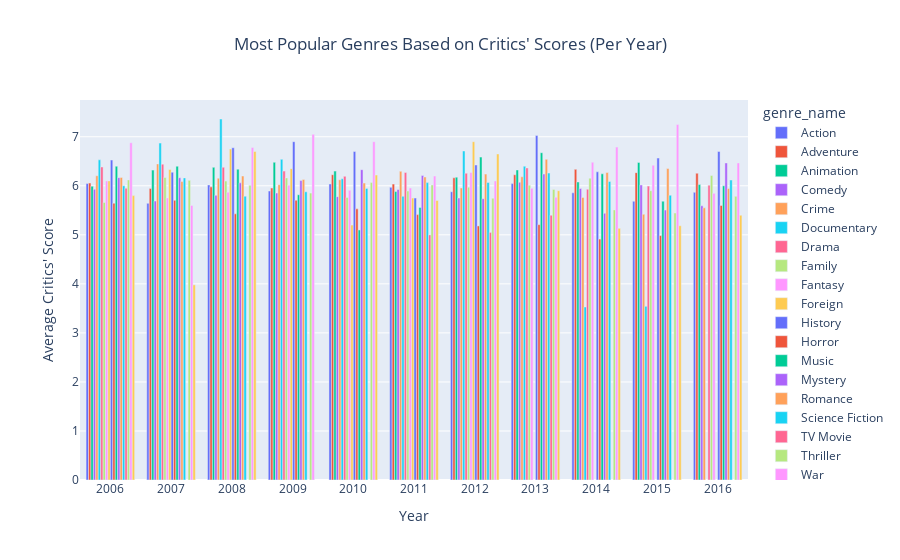

This figure's notebook cell:
### Code cell
fig_critics = px.bar(
    critics_yearly,
    x='release_year',
    y='rt_critics_score',
    color='genre_name',
    title='Most Popular Genres Based on Critics\' Scores (Per Year)',
    labels={'release_year': 'Year', 'rt_critics_score': 'Average Critics\' Score'},
    barmode='group'
)

fig_critics.update_layout(
    xaxis_title='Year',
    yaxis_title='Average Critics\' Score',
    title_x=0.5,
    xaxis=dict(tickmode='linear', dtick=1)
)

# Show plot
fig_critics.show()

### Figure 1 — Plotly figure (JSON) as saved in the notebook; plotly's stock layout.template omitted (floating-point values rounded to 4 significant figures)
{"data": [{"alignmentgroup": "True", "hovertemplate": "genre_name=Action<br>Year=%{x}<br>Average Critics' Score=%{y}<extra></extra>", "legendgroup": "Action", "marker": {"color": "#636efa", "pattern": {"shape": ""}}, "name": "Action", "offsetgroup": "Action", "orientation": "v", "showlegend": true, "textposition": "auto", "type": "bar", "x": [2006, 2007, 2008, 2009, 2010, 2011, 2012, 2013, 2014, 2015, 2016], "xaxis": "x", "y": [6.046, 5.643, 6.017, 5.894, 6.039, 5.969, 5.879, 6.045, 5.857, 5.685, 5.867], "yaxis": "y"}, {"alignmentgroup": "True", "hovertemplate": "genre_name=Adventure<br>Year=%{x}<br>Average Critics' Score=%{y}<extra></extra>", "legendgroup": "Adventure", "marker": {"color": "#EF553B", "pattern": {"shape": ""}}, "name": "Adventure", "offsetgroup": "Adventure", "orientation": "v", "showlegend": true, "textposition": "auto", "type": "bar", "x": [2006, 2007, 2008, 2009, 2010, 2011, 2012, 2013, 2014, 2015, 2016], "xaxis": "x", "y": [6.056, 5.944, 5.978, 5.956, 6.227, 6.034, 6.164, 6.225, 6.335, 6.269, 6.257], "yaxis": "y"}, {"alignmentgroup": "True", "hovertemplate": "genre_name=Animation<br>Year=%{x}<br>Average Critics' Score=%{y}<extra></extra>", "legendgroup": "Animation", "marker": {"color": "#00cc96", "pattern": {"shape": ""}}, "name": "Animation", "offsetgroup": "Animation", "orientation": "v", "showlegend": true, "textposition": "auto", "type": "bar", "x": [2006, 2007, 2008, 2009, 2010, 2011, 2012, 2013, 2014, 2015, 2016], "xaxis": "x", "y": [5.993, 6.32, 6.377, 6.48, 6.3, 5.882, 6.177, 6.324, 6.079, 6.477, 6.025], "yaxis": "y"}, {"alignmentgroup": "True", "hovertemplate": "genre_name=Comedy<br>Year=%{x}<br>Average Critics' Score=%{y}<extra></extra>", "legendgroup": "Comedy", "marker": {"color": "#ab63fa", "pattern": {"shape": ""}}, "name": "Comedy", "offsetgroup": "Comedy", "orientation": "v", "showlegend": true, "textposition": "auto", "type": "bar", "x": [2006, 2007, 2008, 2009, 2010, 2011, 2012, 2013, 2014, 2015, 2016], "xaxis": "x", "y": [5.931, 5.69, 5.805, 5.853, 5.779, 5.924, 5.751, 6.073, 5.945, 6.017, 5.592], "yaxis": "y"}, {"alignmentgroup": "True", "hovertemplate": "genre_name=Crime<br>Year=%{x}<br>Average Critics' Score=%{y}<extra></extra>", "legendgroup": "Crime", "marker": {"color": "#FFA15A", "pattern": {"shape": ""}}, "name": "Crime", "offsetgroup": "Crime", "orientation": "v", "showlegend": true, "textposition": "auto", "type": "bar", "x": [2006, 2007, 2008, 2009, 2010, 2011, 2012, 2013, 2014, 2015, 2016], "xaxis": "x", "y": [6.206, 6.446, 6.155, 6.022, 6.123, 6.296, 5.956, 6.184, 5.763, 5.419, 5.55], "yaxis": "y"}, {"alignmentgroup": "True", "hovertemplate": "genre_name=Documentary<br>Year=%{x}<br>Average Critics' Score=%{y}<extra></extra>", "legendgroup": "Documentary", "marker": {"color": "#19d3f3", "pattern": {"shape": ""}}, "name": "Documentary", "offsetgroup": "Documentary", "orientation": "v", "showlegend": true, "textposition": "auto", "type": "bar", "x": [2006, 2007, 2008, 2009, 2010, 2011, 2012, 2013, 2014, 2015], "xaxis": "x", "y": [6.53, 6.871, 7.362, 6.54, 6.143, 5.786, 6.711, 6.4, 3.529, 3.543], "yaxis": "y"}, {"alignmentgroup": "True", "hovertemplate": "genre_name=Drama<br>Year=%{x}<br>Average Critics' Score=%{y}<extra></extra>", "legendgroup": "Drama", "marker": {"color": "#FF6692", "pattern": {"shape": ""}}, "name": "Drama", "offsetgroup": "Drama", "orientation": "v", "showlegend": true, "textposition": "auto", "type": "bar", "x": [2006, 2007, 2008, 2009, 2010, 2011, 2012, 2013, 2014, 2015, 2016], "xaxis": "x", "y": [6.384, 6.441, 6.378, 6.3, 6.193, 6.274, 6.257, 6.365, 5.931, 5.994, 6.014], "yaxis": "y"}, {"alignmentgroup": "True", "hovertemplate": "genre_name=Family<br>Year=%{x}<br>Average Critics' Score=%{y}<extra></extra>", "legendgroup": "Family", "marker": {"color": "#B6E880", "pattern": {"shape": ""}}, "name": "Family", "offsetgroup": "Family", "orientation": "v", "showlegend": true, "textposition": "auto", "type": "bar", "x": [2006, 2007, 2008, 2009, 2010, 2011, 2012, 2013, 2014, 2015, 2016], "xaxis": "x", "y": [5.66, 6.17, 6.097, 6.161, 5.762, 5.893, 5.971, 6.014, 6.157, 5.9, 6.211], "yaxis": "y"}, {"alignmentgroup": "True", "hovertemplate": "genre_name=Fantasy<br>Year=%{x}<br>Average Critics' Score=%{y}<extra></extra>", "legendgroup": "Fantasy", "marker": {"color": "#FF97FF", "pattern": {"shape": ""}}, "name": "Fantasy", "offsetgroup": "Fantasy", "orientation": "v", "showlegend": true, "textposition": "auto", "type": "bar", "x": [2006, 2007, 2008, 2009, 2010, 2011, 2012, 2013, 2014, 2015, 2016], "xaxis": "x", "y": [6.1, 5.753, 5.87, 6.014, 5.91, 5.953, 6.274, 5.948, 6.481, 6.42, 5.846], "yaxis": "y"}, {"alignmentgroup": "True", "hovertemplate": "genre_name=Foreign<br>Year=%{x}<br>Average Critics' Score=%{y}<extra></extra>", "legendgroup": "Foreign", "marker": {"color": "#FECB52", "pattern": {"shape": ""}}, "name": "Foreign", "offsetgroup": "Foreign", "orientation": "v", "showlegend": true, "textposition": "auto", "type": "bar", "x": [2006, 2007, 2008, 2009, 2010, 2011, 2012], "xaxis": "x", "y": [6.1, 6.333, 6.75, 6.35, 5.2, 5.75, 6.9], "yaxis": "y"}, {"alignmentgroup": "True", "hovertemplate": "genre_name=History<br>Year=%{x}<br>Average Critics' Score=%{y}<extra></extra>", "legendgroup": "History", "marker": {"color": "#636efa", "pattern": {"shape": ""}}, "name": "History", "offsetgroup": "History", "orientation": "v", "showlegend": true, "textposition": "auto", "type": "bar", "x": [2006, 2007, 2008, 2009, 2010, 2011, 2012, 2013, 2014, 2015, 2016], "xaxis": "x", "y": [6.525, 6.278, 6.777, 6.9, 6.7, 5.75, 6.425, 7.025, 6.286, 6.567, 6.7], "yaxis": "y"}, {"alignmentgroup": "True", "hovertemplate": "genre_name=Horror<br>Year=%{x}<br>Average Critics' Score=%{y}<extra></extra>", "legendgroup": "Horror", "marker": {"color": "#EF553B", "pattern": {"shape": ""}}, "name": "Horror", "offsetgroup": "Horror", "orientation": "v", "showlegend": true, "textposition": "auto", "type": "bar", "x": [2006, 2007, 2008, 2009, 2010, 2011, 2012, 2013, 2014, 2015, 2016], "xaxis": "x", "y": [5.645, 5.704, 5.429, 5.707, 5.53, 5.413, 5.182, 5.208, 4.914, 4.985, 5.6], "yaxis": "y"}, {"alignmentgroup": "True", "hovertemplate": "genre_name=Music<br>Year=%{x}<br>Average Critics' Score=%{y}<extra></extra>", "legendgroup": "Music", "marker": {"color": "#00cc96", "pattern": {"shape": ""}}, "name": "Music", "offsetgroup": "Music", "orientation": "v", "showlegend": true, "textposition": "auto", "type": "bar", "x": [2006, 2007, 2008, 2009, 2010, 2011, 2012, 2013, 2014, 2015, 2016], "xaxis": "x", "y": [6.4, 6.4, 6.34, 5.818, 5.1, 5.56, 6.586, 6.675, 6.244, 5.688, 6], "yaxis": "y"}, {"alignmentgroup": "True", "hovertemplate": "genre_name=Mystery<br>Year=%{x}<br>Average Critics' Score=%{y}<extra></extra>", "legendgroup": "Mystery", "marker": {"color": "#ab63fa", "pattern": {"shape": ""}}, "name": "Mystery", "offsetgroup": "Mystery", "orientation": "v", "showlegend": true, "textposition": "auto", "type": "bar", "x": [2006, 2007, 2008, 2009, 2010, 2011, 2012, 2013, 2014, 2015, 2016], "xaxis": "x", "y": [6.167, 6.165, 6.06, 6.107, 6.329, 6.213, 5.737, 6.24, 5.44, 5.505, 6.467], "yaxis": "y"}, {"alignmentgroup": "True", "hovertemplate": "genre_name=Romance<br>Year=%{x}<br>Average Critics' Score=%{y}<extra></extra>", "legendgroup": "Romance", "marker": {"color": "#FFA15A", "pattern": {"shape": ""}}, "name": "Romance", "offsetgroup": "Romance", "orientation": "v", "showlegend": true, "textposition": "auto", "type": "bar", "x": [2006, 2007, 2008, 2009, 2010, 2011, 2012, 2013, 2014, 2015, 2016], "xaxis": "x", "y": [6.172, 6.086, 6.2, 6.13, 6.056, 6.18, 6.238, 6.54, 6.271, 6.352, 5.944], "yaxis": "y"}, {"alignmentgroup": "True", "hovertemplate": "genre_name=Science Fiction<br>Year=%{x}<br>Average Critics' Score=%{y}<extra></extra>", "legendgroup": "Science Fiction", "marker": {"color": "#19d3f3", "pattern": {"shape": ""}}, "name": "Science Fiction", "offsetgroup": "Science Fiction", "orientation": "v", "showlegend": true, "textposition": "auto", "type": "bar", "x": [2006, 2007, 2008, 2009, 2010, 2011, 2012, 2013, 2014, 2015, 2016], "xaxis": "x", "y": [6, 6.162, 5.789, 5.878, 5.947, 6.065, 6.068, 6.259, 6.088, 5.807, 6.118], "yaxis": "y"}, {"alignmentgroup": "True", "hovertemplate": "genre_name=TV Movie<br>Year=%{x}<br>Average Critics' Score=%{y}<extra></extra>", "legendgroup": "TV Movie", "marker": {"color": "#FF6692", "pattern": {"shape": ""}}, "name": "TV Movie", "offsetgroup": "TV Movie", "orientation": "v", "showlegend": true, "textposition": "auto", "type": "bar", "x": [2006, 2011, 2012, 2013], "xaxis": "x", "y": [5.95, 5, 5.05, 5.4], "yaxis": "y"}, {"alignmentgroup": "True", "hovertemplate": "genre_name=Thriller<br>Year=%{x}<br>Average Critics' Score=%{y}<extra></extra>", "legendgroup": "Thriller", "marker": {"color": "#B6E880", "pattern": {"shape": ""}}, "name": "Thriller", "offsetgroup": "Thriller", "orientation": "v", "showlegend": true, "textposition": "auto", "type": "bar", "x": [2006, 2007, 2008, 2009, 2010, 2011, 2012, 2013, 2014, 2015, 2016], "xaxis": "x", "y": [6.121, 6.111, 6.009, 5.851, 6.066, 6.017, 5.747, 5.926, 5.509, 5.445, 5.785], "yaxis": "y"}, {"alignmentgroup": "True", "hovertemplate": "genre_name=War<br>Year=%{x}<br>Average Critics' Score=%{y}<extra></extra>", "legendgroup": "War", "marker": {"color": "#FF97FF", "pattern": {"shape": ""}}, "name": "War", "offsetgroup": "War", "orientation": "v", "showlegend": true, "textposition": "auto", "type": "bar", "x": [2006, 2007, 2008, 2009, 2010, 2011, 2012, 2013, 2014, 2015, 2016], "xaxis": "x", "y": [6.878, 5.6, 6.782, 7.05, 6.9, 6.2, 6.1, 5.767, 6.79, 7.25, 6.467], "yaxis": "y"}, {"alignmentgroup": "True", "hovertemplate": "genre_name=Western<br>Year=%{x}<br>Average Critics' Score=%{y}<extra></extra>", "legendgroup": "Western", "marker": {"color": "#FECB52", "pattern": {"shape": ""}}, "name": "Western", "offsetgroup": "Western", "orientation": "v", "showlegend": true, "textposition": "auto", "type": "bar", "x": [2006, 2007, 2008, 2010, 2011, 2012, 2013, 2014, 2015, 2016], "xaxis": "x", "y": [5.8, 3.98, 6.7, 6.22, 5.7, 6.65, 5.9, 5.133, 5.186, 5.4], "yaxis": "y"}], "layout": {"barmode": "group", "legend": {"title": {"text": "genre_name"}, "tracegroupgap": 0}, "title": {"text": "Most Popular Genres Based on Critics' Scores (Per Year)", "x": 0.5}, "xaxis": {"anchor": "y", "domain": [0, 1], "dtick": 1, "tickmode": "linear", "title": {"text": "Year"}}, "yaxis": {"anchor": "x", "domain": [0, 1], "title": {"text": "Average Critics' Score"}}}}
